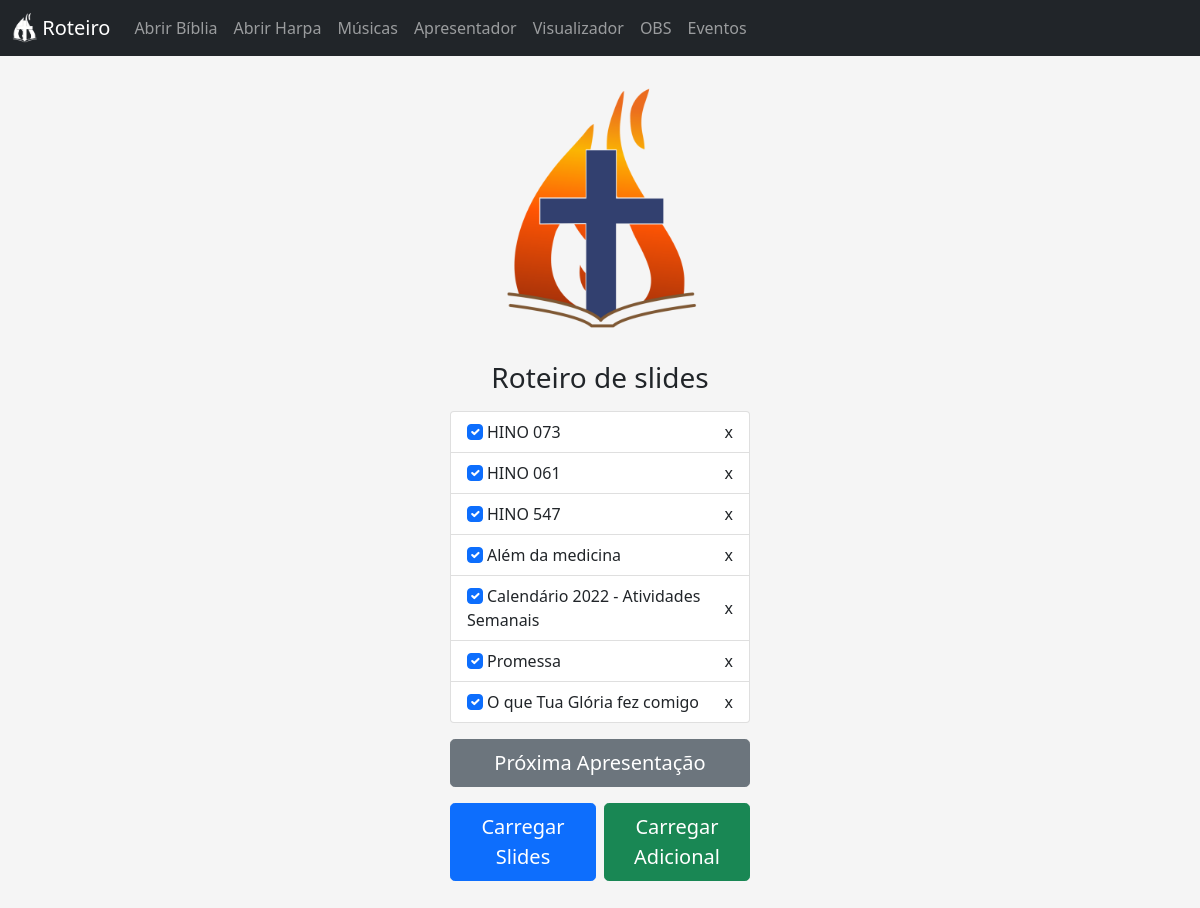
Before: / with the older database file.
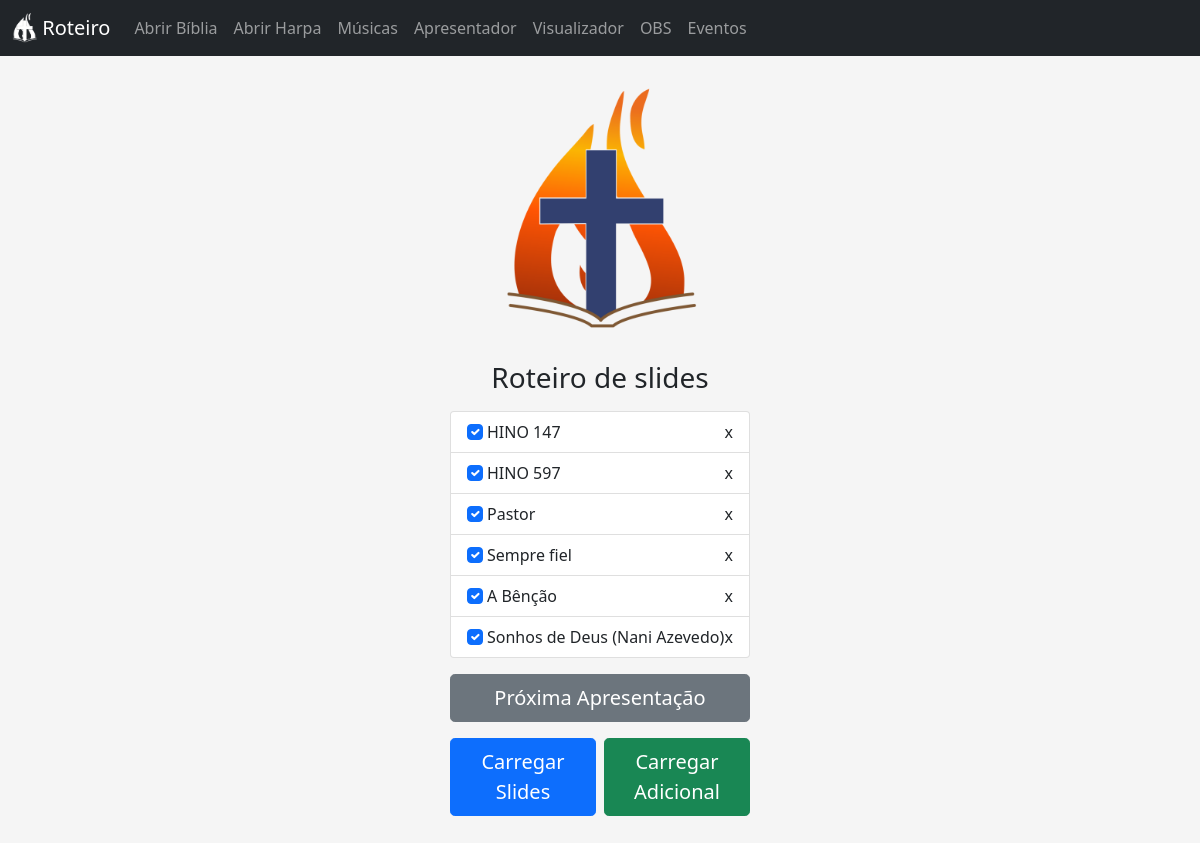
After: the same page with the newer database file.
### tables this page shows
CREATE TABLE lista (caminho TEXT, nome TEXT, "check" BOOLEAN);

### app.py (the view)
@app.route('/', methods=['GET', 'POST'])
def index():
    if request.method == 'POST':
        lista = pegarSlidesAbertos()
        inserirListaRoteiro('Roteiro.db', lista)
    listaPPT = executarConsultaLista('Roteiro.db')
    return render_template('index.jinja', listaPPT=listaPPT, total=len(listaPPT))

### consultaAcess.py (called while the page is built)
def executarConsultaLista(banco):
    conn = sqlite3.connect(banco)
    conn.row_factory = sqlite3.Row
    cursor = conn.cursor()
    codigoSQL = "SELECT * FROM lista"
    cursor.execute(codigoSQL)
    return [dict(row) for row in cursor.fetchall()]

### templates/index.jinja (shortened to what this page needs)
<!doctype html>
<html lang="en">
  <head>
    <link href="{{ url_for('static', filename='stylesheets/bootstrap.min.css') }}" rel="stylesheet">
    <link href="{{ url_for('static', filename='stylesheets/navbar-top-fixed.css') }}" rel="stylesheet">
    <link href="{{ url_for('static', filename='stylesheets/signin.css') }}" rel="stylesheet">
  </head>
  <body>
    <nav class="navbar navbar-expand-md navbar-dark fixed-top bg-dark">
    <div class="container-fluid">
      <a class="navbar-brand" href="#">
        <img src="{{ url_for('static', filename='images/Logo ADCPTA.png') }}" width="25" height="30" class="d-inline-block align-top" alt="">
        Roteiro
      </a>
      <div class="collapse navbar-collapse" id="navbarCollapse">
        <ul class="navbar-nav me-auto mb-2 mb-md-0">
          <li class="nav-item">
            <a class="nav-link" href="../abrirbiblia">Abrir Bíblia</a>
          </li>
          <li class="nav-item">
            <a class="nav-link" href="../abrirharpa">Abrir Harpa</a>
          </li>
          <li class="nav-item">
            <a class="nav-link" href="../abrirslidemusica">Músicas</a>
          </li>
          <li class="nav-item">
            <a class="nav-link" href="../apresentador">Apresentador</a>
          </li>
          <li class="nav-item">
            <a class="nav-link" href="../viewer">Visualizador</a>
          </li>
          <li class="nav-item">
            <a class="nav-link" href="../obs">OBS</a>
          </li>
          <li class="nav-item">
            <a class="nav-link" href="../eventos?destino=ver">Eventos</a>
          </li>
        </ul>
      </div>
    </div>
  </nav>
  <main class="form-signin">
      <div class="text-center"><img class="mb-4" src="{{ url_for('static', filename='images/Logo Colorido.png') }}" alt="" width="200" height="250"></div>
      <h1 class="h3 mb-3 fw-normal text-center">Roteiro de slides</h1>
      {% if listaPPT|length > 0 %}
      <div class="form-floating">
        <ul class="list-group" id="presentations">
          {% for ppt in listaPPT %}
          <li class="list-group-item">
            {% if ppt['check'] == True %}
            <label><input class="form-check-input me-1" type="checkbox" name="checkEL" value="{{ ppt['caminho'] }}" checked>{{ ppt['nome'] }}</label>
            {% else %}
            <label><input class="form-check-input me-1" type="checkbox" name="checkEL" value="{{ ppt['caminho'] }}">{{ ppt['nome'] }}</label>
            {% endif %}
            <span class="close">x</span>
          </li>
          {% endfor %}
       </ul>
      </div>
      <form id="proxsld" method="post" action="{{ url_for('proximoSlide') }}">
      <button id="next" class="w-100 btn btn-lg btn-secondary" type="button">Próxima Apresentação</button>
      </form>
      <div class="row g-2">
      <div class="col">
      <form id="enviar" method="post" action="{{ url_for('index') }}">
        <button class="w-100 btn btn-lg btn-primary" type="submit">Carregar Slides</button>
      </form>
      </div>
      <div class="col">
        <form id="enviar" method="post" action="{{ url_for('carregarSlideAdicional') }}">
          <button class="w-100 btn btn-lg btn-success" type="submit">Carregar Adicional</button>
        </form>
        </div>
      </div>
      {% else %}
      <form id="enviar" method="post" action="{{ url_for('index') }}">
        <button class="w-100 btn btn-lg btn-primary" type="submit">Carregar Slides</button>
      </form>
    </main>
    {% endif %}
  </body>
</html>

### static/stylesheets/navbar-top-fixed.css (style rules this page uses)
body { min-height: 75rem; padding-top: 4.5rem; }

### static/stylesheets/signin.css (style rules this page uses)
html, body { height: 100%; }
body { background-color: #f5f5f5; }
.form-signin { width: 100%; max-width: 330px; padding: 15px; margin: auto; }

### templates/index.jinja (style rules this page uses)
.close { cursor: pointer; position: absolute; top: 50%; right: 0%; padding: 12px 16px; transform: translate(0%, -50%); }

Changed rows visible on the page:
removed lista: nome "HINO 547"
removed lista: nome "Além da medicina"
removed lista: nome "Calendário 2022 - Atividades Semanais"
removed lista: nome "Promessa"
removed lista: nome "O que Tua Glória fez comigo"
changed lista: nome "HINO 073" → "HINO 147"
changed lista: nome "HINO 061" → "HINO 597"
added lista: nome "Pastor"
added lista: nome "Sempre fiel"
added lista: nome "A Bênção"
added lista: nome "Sonhos de Deus (Nani Azevedo)"
